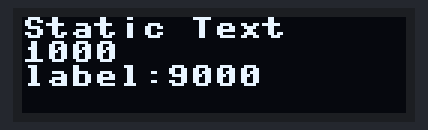
Bench run of a program on a simulated ESP32 board running MicroPython. Parts: 128×32 one-colour display. Library files of the repository ran but are not shown: ssd1306.py.

Above: at 0.17 s.
At 4.99 s:
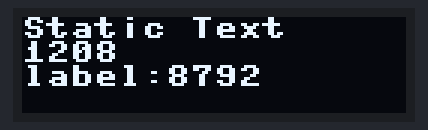
At 9.81 s:
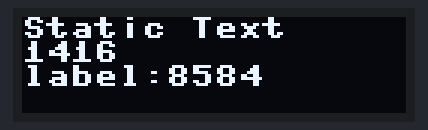
At 19.74 s:
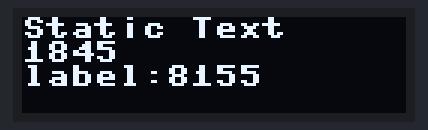
At 29.68 s:
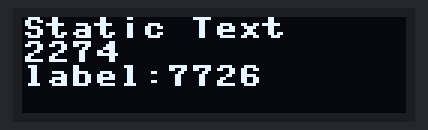
At 39.61 s:
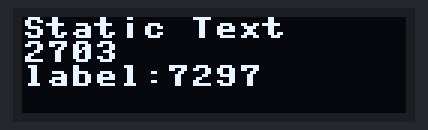

The program:

oledTest.py
```python
import machine
import ssd1306
import time

sclPIN = 33
sdaPIN = 34
oledWIDTH = 128
oledHEIGHT =  32

i2c = machine.SoftI2C( machine.Pin(sclPIN), machine.Pin(sdaPIN) )
oled = ssd1306.SSD1306_I2C( oledWIDTH, oledHEIGHT, i2c )
for i in range(1000,10000):
  oled.fill(0)
  oled.text('Static Text',0,0,1)
  oled.text(str(i),0,8,1)
  oled.text("label:"+str(10000-i),0,16,1)
  oled.show()
  time.sleep(.01)
```
